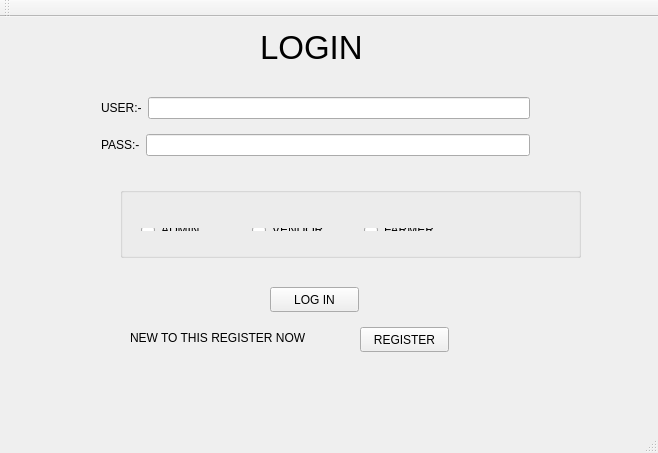
<?xml version="1.0" encoding="UTF-8"?>
<ui version="4.0">
 <class>MainWindow</class>
 <widget class="QMainWindow" name="MainWindow">
  <property name="geometry">
   <rect>
    <x>0</x>
    <y>0</y>
    <width>658</width>
    <height>453</height>
   </rect>
  </property>
  <property name="windowTitle">
   <string>MainWindow</string>
  </property>
  <widget class="QWidget" name="centralWidget">
   <widget class="QLabel" name="label">
    <property name="geometry">
     <rect>
      <x>260</x>
      <y>10</y>
      <width>141</width>
      <height>41</height>
     </rect>
    </property>
    <property name="font">
     <font>
      <pointsize>25</pointsize>
     </font>
    </property>
    <property name="text">
     <string>LOGIN</string>
    </property>
   </widget>
   <widget class="QGroupBox" name="groupBox">
    <property name="geometry">
     <rect>
      <x>120</x>
      <y>170</y>
      <width>461</width>
      <height>71</height>
     </rect>
    </property>
    <property name="title">
     <string/>
    </property>
    <widget class="QWidget" name="layoutWidget">
     <property name="geometry">
      <rect>
       <x>10</x>
       <y>30</y>
       <width>350</width>
       <height>25</height>
      </rect>
     </property>
     <layout class="QHBoxLayout" name="horizontalLayout_3">
      <item>
       <widget class="QRadioButton" name="radio_admin">
        <property name="text">
         <string>ADMIN</string>
        </property>
       </widget>
      </item>
      <item>
       <widget class="QRadioButton" name="radio_vendor">
        <property name="text">
         <string>VENDOR</string>
        </property>
       </widget>
      </item>
      <item>
       <widget class="QRadioButton" name="radio_farmer">
        <property name="text">
         <string>FARMER</string>
        </property>
       </widget>
      </item>
     </layout>
    </widget>
   </widget>
   <widget class="QPushButton" name="pushButton">
    <property name="geometry">
     <rect>
      <x>270</x>
      <y>270</y>
      <width>89</width>
      <height>25</height>
     </rect>
    </property>
    <property name="text">
     <string>LOG IN</string>
    </property>
   </widget>
   <widget class="QLabel" name="label_4">
    <property name="geometry">
     <rect>
      <x>130</x>
      <y>310</y>
      <width>211</width>
      <height>21</height>
     </rect>
    </property>
    <property name="text">
     <string>NEW TO THIS REGISTER NOW</string>
    </property>
   </widget>
   <widget class="QPushButton" name="pushButton_register">
    <property name="geometry">
     <rect>
      <x>360</x>
      <y>310</y>
      <width>89</width>
      <height>25</height>
     </rect>
    </property>
    <property name="text">
     <string>REGISTER</string>
    </property>
   </widget>
   <widget class="QWidget" name="layoutWidget">
    <property name="geometry">
     <rect>
      <x>90</x>
      <y>60</y>
      <width>451</width>
      <height>101</height>
     </rect>
    </property>
    <layout class="QVBoxLayout" name="verticalLayout">
     <item>
      <layout class="QHBoxLayout" name="horizontalLayout">
       <item>
        <widget class="QLabel" name="label_2">
         <property name="text">
          <string>USER:-</string>
         </property>
        </widget>
       </item>
       <item>
        <widget class="QLineEdit" name="login_user"/>
       </item>
      </layout>
     </item>
     <item>
      <layout class="QHBoxLayout" name="horizontalLayout_2">
       <item>
        <widget class="QLabel" name="label_3">
         <property name="text">
          <string>PASS:-</string>
         </property>
        </widget>
       </item>
       <item>
        <widget class="QLineEdit" name="login_pass"/>
       </item>
      </layout>
     </item>
    </layout>
   </widget>
   <widget class="QLabel" name="label_5">
    <property name="geometry">
     <rect>
      <x>150</x>
      <y>340</y>
      <width>361</width>
      <height>31</height>
     </rect>
    </property>
    <property name="text">
     <string/>
    </property>
   </widget>
  </widget>
  <widget class="QMenuBar" name="menuBar">
   <property name="geometry">
    <rect>
     <x>0</x>
     <y>0</y>
     <width>658</width>
     <height>22</height>
    </rect>
   </property>
  </widget>
  <widget class="QToolBar" name="mainToolBar">
   <attribute name="toolBarArea">
    <enum>TopToolBarArea</enum>
   </attribute>
   <attribute name="toolBarBreak">
    <bool>false</bool>
   </attribute>
  </widget>
  <widget class="QStatusBar" name="statusBar"/>
 </widget>
 <layoutdefault spacing="6" margin="11"/>
 <resources/>
 <connections/>
</ui>
